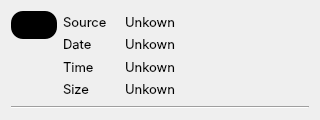
<?xml version="1.0" encoding="UTF-8"?>
<ui version="4.0">
 <class>VideoCardInfo</class>
 <widget class="QWidget" name="VideoCardInfo">
  <property name="geometry">
   <rect>
    <x>0</x>
    <y>0</y>
    <width>320</width>
    <height>120</height>
   </rect>
  </property>
  <property name="minimumSize">
   <size>
    <width>320</width>
    <height>120</height>
   </size>
  </property>
  <property name="windowTitle">
   <string>Form</string>
  </property>
  <property name="styleSheet">
   <string notr="true">#videoIcon {
	background-color: rgb(0, 0, 0);
	padding: 7px;
	border: none;
	border-radius:12px
}</string>
  </property>
  <layout class="QVBoxLayout" name="verticalLayout_4">
   <item>
    <layout class="QHBoxLayout" name="horizontalLayout_2">
     <item>
      <layout class="QVBoxLayout" name="verticalLayout">
       <item>
        <widget class="QPushButton" name="videoIcon">
         <property name="text">
          <string/>
         </property>
         <property name="icon">
          <iconset resource="videoCardInfo.qrc">
           <normaloff>:/icons/resources/Icons/video-solid-green.svg</normaloff>:/icons/resources/Icons/video-solid-green.svg</iconset>
         </property>
         <property name="iconSize">
          <size>
           <width>20</width>
           <height>20</height>
          </size>
         </property>
        </widget>
       </item>
       <item>
        <spacer name="verticalSpacer">
         <property name="orientation">
          <enum>Qt::Orientation::Vertical</enum>
         </property>
         <property name="sizeHint" stdset="0">
          <size>
           <width>20</width>
           <height>40</height>
          </size>
         </property>
        </spacer>
       </item>
      </layout>
     </item>
     <item>
      <layout class="QHBoxLayout" name="horizontalLayout" stretch="1,3">
       <property name="spacing">
        <number>0</number>
       </property>
       <item>
        <layout class="QVBoxLayout" name="verticalLayout_2">
         <item>
          <widget class="QLabel" name="sourceLabel">
           <property name="font">
            <font>
             <family>Inter</family>
             <pointsize>10</pointsize>
             <bold>false</bold>
            </font>
           </property>
           <property name="text">
            <string>Source</string>
           </property>
          </widget>
         </item>
         <item>
          <widget class="QLabel" name="dateLabel">
           <property name="font">
            <font>
             <family>Inter</family>
             <pointsize>10</pointsize>
             <bold>false</bold>
            </font>
           </property>
           <property name="text">
            <string>Date</string>
           </property>
          </widget>
         </item>
         <item>
          <widget class="QLabel" name="timeLabel">
           <property name="font">
            <font>
             <family>Inter</family>
             <pointsize>10</pointsize>
             <bold>false</bold>
            </font>
           </property>
           <property name="text">
            <string>Time</string>
           </property>
          </widget>
         </item>
         <item>
          <widget class="QLabel" name="sizeLabel">
           <property name="font">
            <font>
             <family>Inter</family>
             <pointsize>10</pointsize>
             <bold>false</bold>
            </font>
           </property>
           <property name="text">
            <string>Size</string>
           </property>
          </widget>
         </item>
        </layout>
       </item>
       <item>
        <layout class="QVBoxLayout" name="verticalLayout_3">
         <item>
          <widget class="QLabel" name="sourceInfo">
           <property name="font">
            <font>
             <family>Inter</family>
             <pointsize>10</pointsize>
             <bold>false</bold>
            </font>
           </property>
           <property name="text">
            <string>Unkown</string>
           </property>
          </widget>
         </item>
         <item>
          <widget class="QLabel" name="dateInfo">
           <property name="font">
            <font>
             <family>Inter</family>
             <pointsize>10</pointsize>
             <bold>false</bold>
            </font>
           </property>
           <property name="text">
            <string>Unkown</string>
           </property>
          </widget>
         </item>
         <item>
          <widget class="QLabel" name="timeInfo">
           <property name="font">
            <font>
             <family>Inter</family>
             <pointsize>10</pointsize>
             <bold>false</bold>
            </font>
           </property>
           <property name="text">
            <string>Unkown</string>
           </property>
          </widget>
         </item>
         <item>
          <widget class="QLabel" name="sizeInfo">
           <property name="font">
            <font>
             <family>Inter</family>
             <pointsize>10</pointsize>
             <bold>false</bold>
            </font>
           </property>
           <property name="text">
            <string>Unkown</string>
           </property>
          </widget>
         </item>
        </layout>
       </item>
      </layout>
     </item>
    </layout>
   </item>
   <item>
    <widget class="Line" name="line">
     <property name="orientation">
      <enum>Qt::Orientation::Horizontal</enum>
     </property>
    </widget>
   </item>
  </layout>
 </widget>
 <resources>
  <include location="videoCardInfo.qrc"/>
 </resources>
 <connections/>
</ui>
